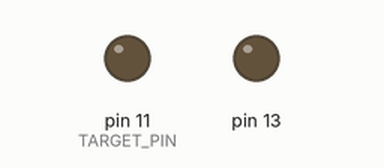
This sketch was run on a simulated Arduino Uno, built with avr-gcc and run on an emulated ATmega328P. On the bench: output pins drawn as LEDs (lit = HIGH).

Above: at 0.15 s.
Timing chart, 0 to 1.6 s (numbered marks = the images above):
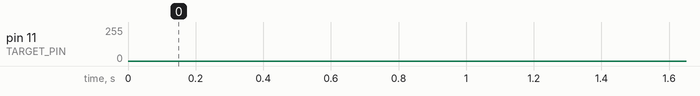

The sketch:

arduino_light_pulsing.ino
```cpp
// Pulses an LED on and off slowly and smoothly

const int PULSE_LENGTH = 2000;
const int TARGET_PIN = 11; // Apparently the only PWM-capable pins are 3, 5, 6, 9, 10, and 11

int fadeAmount = 2;
int brightness = 0;

int delayTime = (PULSE_LENGTH * 2) / (PULSE_LENGTH / fadeAmount);

void setup() {
  pinMode(13, OUTPUT);
}

void loop() {
  analogWrite(TARGET_PIN, brightness);
  brightness += fadeAmount;
  if (brightness <= 0 || brightness >= 255) {
    fadeAmount = -fadeAmount;
  }
  delay(delayTime);
}
```
